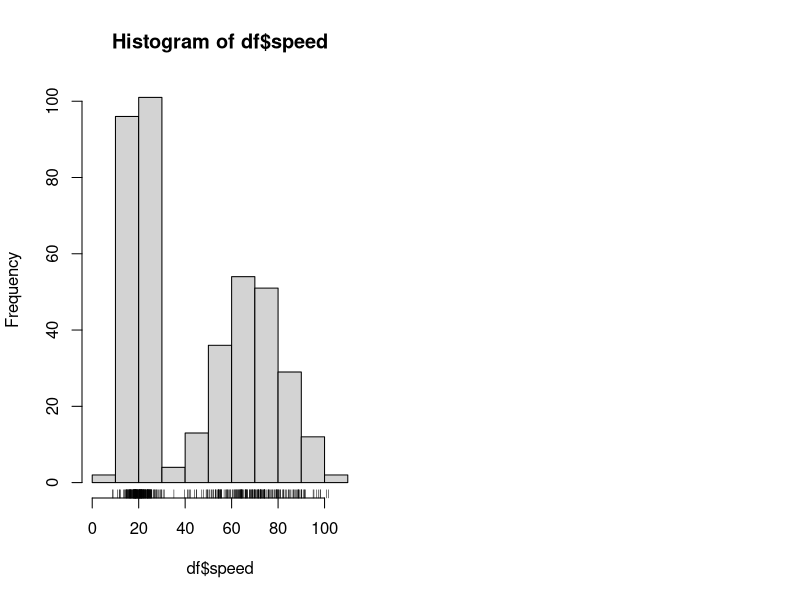

Reproduce this figure in R. (Note: this script raises an error after producing the figure.)
## ---- chunk 1
##Clear the environment
rm(list=ls())

##Turn off scientific notations for numbers
options(scipen = 999)  

##Set locale
Sys.setlocale("LC_ALL", "English") 

##Set variables to use
set.seed(2345) ##Set the seed for reproducibility
nbr = 200 ##Number of observations for each group (3 groups)
sampsize = nbr #Size of samples
nbrsamples = 10000 #how many samples minimum 10000 for bootstraping
withreplace = 1 #With replacement 0 or 1 (1 for bootstrap) 
conf = .95 ##COnfidence Interval
## ---- chunk 2
##Speed
s1<- rnorm(nbr,70,15)
s2<- rep(NA,nbr)
s3<- rnorm(nbr,20,4)
speed<-c(s1,s2,s3)
rm(s1,s2,s3)

##Cycles
c1<- rbinom(nbr,3,.6)
c2<- rbinom(nbr,3,.4)
c3<- rep(NA,nbr)
cycle<-c(c1,c2,c3)
rm(c1,c2,c3)

##Wear
w1<- rep(NA,nbr)
w2<- rchisq(nbr,4)
w3<- rchisq(nbr,7)
wear<-c(w1,w2,w3)
rm(w1,w2,w3)

##Establish Group Numbers
group<- c(rep(1,nbr),rep(2,nbr),rep(3,nbr))

##Make a dataframe
df <-data.frame(speed=speed, cycle=cycle, wear=wear, group=group)
rm(speed,cycle,wear,group)
## ---- chunk 3
if (withreplace==0)
        {
                means_speed <- replicate(nbrsamples,mean(sample(df$speed,sampsize,replace =FALSE),na.rm=1)) ##Sample the speed data
                means_cycle <- replicate(nbrsamples,mean(sample(df$cycle,sampsize,replace=FALSE),na.rm=1))  ##Sample cycle Data
                means_wear <- replicate(nbrsamples,mean(sample(df$wear,sampsize,replace=FALSE),na.rm=1))  ##Sample wear data                
                
        } else {
                resamples <-matrix(sample(df$speed,sampsize*nbrsamples,replace=TRUE),nbrsamples,sampsize) ##Sample the speed data
                means_speed <-apply (resamples,1,mean, na.rm=1) ##Sample the speed data
                                resamplescycle <-matrix(sample(df$cycle,sampsize*nbrsamples,replace=TRUE),nbrsamples,sampsize)  ##Sample cycle Data
                means_cycle <-apply (resamplescycle,1,mean, na.rm=1) ##Sample cycle Data
                resampleswear <-matrix(sample(df$wear,sampsize*nbrsamples,replace=TRUE),nbrsamples,sampsize)##Sample wear data
                means_wear <-apply (resampleswear,1,mean, na.rm=1)##Sample wear data                  
        }
## ---- chunk 4
##set a title for the histograms
maintitle=paste0("Distribution of ",nbrsamples," Sample Means \n from a Sample Size of ", sampsize)

##Set two charts per panel
par(mfrow=c(1,2))

##Histogram of original speed data then samples with confidence intervals
hist(df$speed)
rug(df$speed)
abline(v=mean(df$speed,na.rm=1),col="red")
hist(means_speed, main=maintitle)
rug(means_speed)
abline(v=mean(df$speed,na.rm=1),col="red")
abline(v=quantile(means_speed, c((1 - conf)/2)),col="blue")
abline(v=quantile(means_speed, c((1 - conf)/2 +conf)),col="blue")

#Dot charts of original speed data then samples
dotchart(df$speed)
abline(v=mean(df$speed,na.rm=1),col="red")
dotchart(means_speed)
abline(v=mean(df$speed,na.rm=1),col="red")

##Strip chart of original speed data then samples
stripchart(df$speed,method="stack",pch=19,col="blue",xlab="Speed")
abline(v=mean(df$speed,na.rm=1),col="red")
stripchart(means_speed,method="stack",pch=19,col="blue",xlab="Speed")
abline(v=mean(df$speed,na.rm=1),col="red")
abline(v=quantile(means_speed, c((1 - conf)/2)),col="blue")
abline(v=quantile(means_speed, c((1 - conf)/2 +conf)),col="blue")

##Density Chart of original speed data then samples
plot(density(df$speed,na.rm=TRUE), lwd=3, col="steelblue")
abline(v=mean(df$speed,na.rm=1),col="red")
plot(density(means_speed), lwd=3, col="steelblue")
abline(v=mean(df$speed,na.rm=1),col="red")
abline(v=quantile(means_speed, c((1 - conf)/2)),col="blue")
abline(v=quantile(means_speed, c((1 - conf)/2 +conf)),col="blue")

##Box Plots of original speed data then samples
boxplot(df$speed)
abline(h=mean(df$speed,na.rm=1),col="red")
boxplot(means_speed)
abline(h=mean(df$speed,na.rm=1),col="red")

##QQPlots of original speed data then samples
qqnorm(df$speed)
qqline(df$speed, col = 2)
qqnorm(means_speed)
qqline(means_speed, col = 2)

##Histogram of original cycle data then samples
hist(df$cycle)
rug(df$cycle)
abline(v=mean(df$cycle,na.rm=1),col="red")
hist(means_cycle, main=maintitle)
rug(means_cycle)
abline(v=mean(df$cycle,na.rm=1),col="red")
abline(v=quantile(means_cycle, c((1 - conf)/2)),col="blue")
abline(v=quantile(means_cycle, c((1 - conf)/2 +conf)),col="blue")

#Dot charts of original cycle data then samples
dotchart(df$cycle)
abline(v=mean(df$cycle,na.rm=1),col="red")
dotchart(means_cycle)
abline(v=mean(df$cycle,na.rm=1),col="red")

##Strip chart of original cycle data then samples
stripchart(df$cycle,method="stack",pch=19,col="blue",xlab="Cycle")
abline(v=mean(df$cycle,na.rm=1),col="red")
stripchart(means_cycle,method="stack",pch=19,col="blue",xlab="Cycle")
abline(v=mean(df$cycle,na.rm=1),col="red")
abline(v=quantile(means_cycle, c((1 - conf)/2)),col="blue")
abline(v=quantile(means_cycle, c((1 - conf)/2 +conf)),col="blue")

##Density Chart of original cycle data then samples
plot(density(df$cycle,na.rm=TRUE), lwd=3, col="steelblue")
abline(v=mean(df$cycle,na.rm=1),col="red")
plot(density(means_cycle), lwd=3, col="steelblue")
abline(v=mean(df$cycle,na.rm=1),col="red")
abline(v=quantile(means_cycle, c((1 - conf)/2)),col="blue")
abline(v=quantile(means_cycle, c((1 - conf)/2 +conf)),col="blue")

##Box Plots of original cycle data then samples
boxplot(df$cycle)
abline(h=mean(df$cycle,na.rm=1),col="red")
boxplot(means_cycle)
abline(h=mean(df$cycle,na.rm=1),col="red")

##QQPlots of original cycle data then samples
qqnorm(df$cycle)
qqline(df$cycle, col = 2)
qqnorm(means_cycle)
qqline(means_cycle, col = 2)

##Histogram of original wear data then samples
hist(df$wear)
rug(df$wear)
abline(v=mean(df$wear,na.rm=1),col="red")
hist(means_wear, main=maintitle)
rug(means_wear)
abline(v=mean(df$wear,na.rm=1),col="red")
abline(v=quantile(means_wear, c((1 - conf)/2)),col="blue")
abline(v=quantile(means_wear, c((1 - conf)/2 +conf)),col="blue")

#Dot charts of original wear data then samples
dotchart(df$wear)
abline(v=mean(df$wear,na.rm=1),col="red")
dotchart(means_wear)
abline(v=mean(df$wear,na.rm=1),col="red")

##Strip chart of original wear data then samples
stripchart(df$wear,method="stack",pch=19,col="blue",xlab="Wear")
abline(v=mean(df$wear,na.rm=1),col="red")
stripchart(means_wear,method="stack",pch=19,col="blue",xlab="Wear")
abline(v=mean(df$wear,na.rm=1),col="red")
abline(v=quantile(means_wear, c((1 - conf)/2)),col="blue")
abline(v=quantile(means_wear, c((1 - conf)/2 +conf)),col="blue")

##Density Chart of original wear data then samples
plot(density(df$wear,na.rm=TRUE), lwd=3, col="steelblue")
abline(v=mean(df$wear,na.rm=1),col="red")
plot(density(means_wear), lwd=3, col="steelblue")
abline(v=mean(df$wear,na.rm=1),col="red")
abline(v=quantile(means_wear, c((1 - conf)/2)),col="blue")
abline(v=quantile(means_wear, c((1 - conf)/2 +conf)),col="blue")

##Box Plots of original wear data then samples
boxplot(df$wear)
abline(h=mean(df$wear,na.rm=1),col="red")
boxplot(means_wear)
abline(h=mean(df$wear,na.rm=1),col="red")

##QQPlots of riginal wear data then samples
qqnorm(df$wear)
qqline(df$wear, col = 2)
qqnorm(means_wear)
qqline(means_wear, col = 2)
## ---- chunk 5
##Let's look at summaries
summary(means_speed)
summary(means_cycle)
summary(means_wear)
summary(df[,-4])
